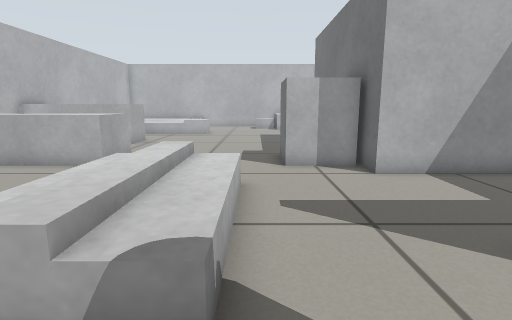
[1] (above)

23 first-person views from a walk through a world built for the Gazebo simulator. The camera is 0.5 m above the floor, tilts 10° down and sees 80° across. The lines on the ground mark 1 m squares. The floor is counted in squares, 0.25 m on a side. Each view is taken from the middle of a square. On the plan, view 1 faces up. The plan holds only what a view shows up to about 17 squares ahead; the rest is blank. The place goes on beyond the plan. Robots are left out. Some stock models are drawn as simple stand-ins.

[2]
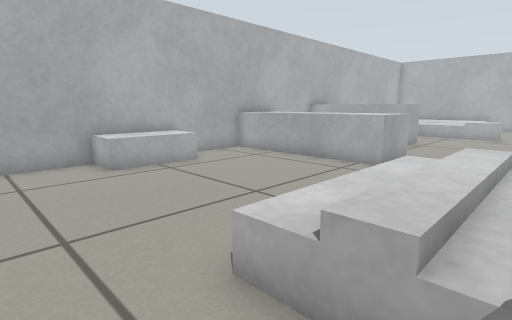

[3]
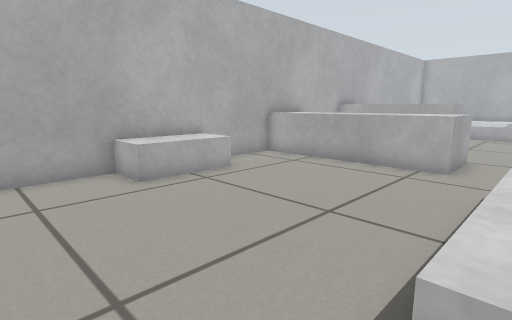

[4]
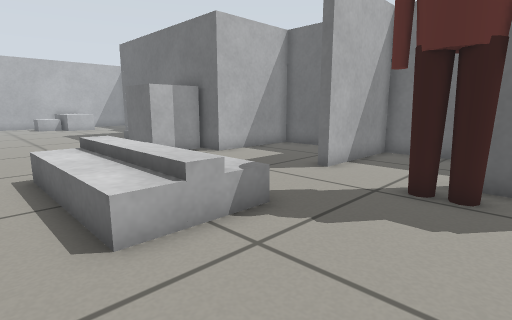

[5]
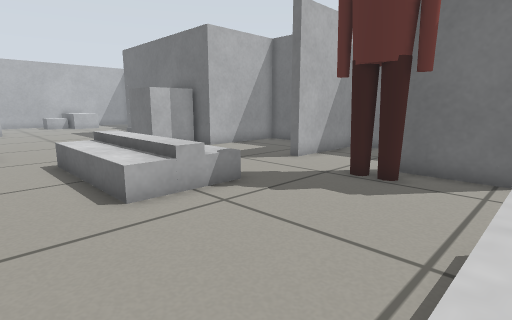

[6]
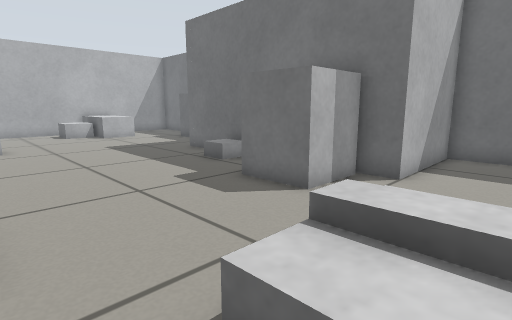

[7]
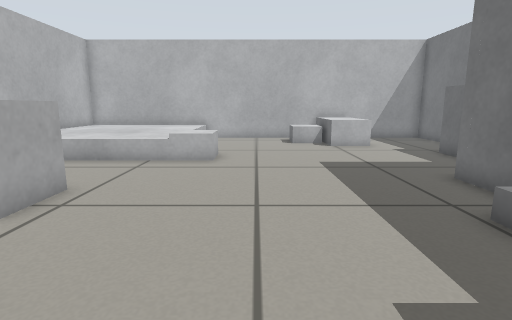

[8]
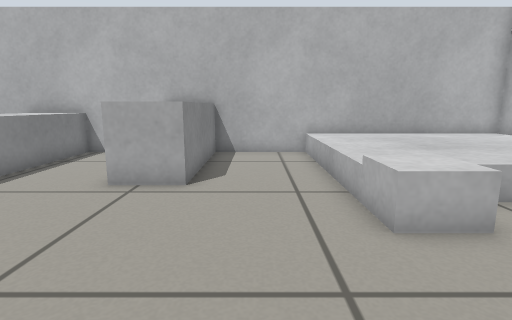

[9]
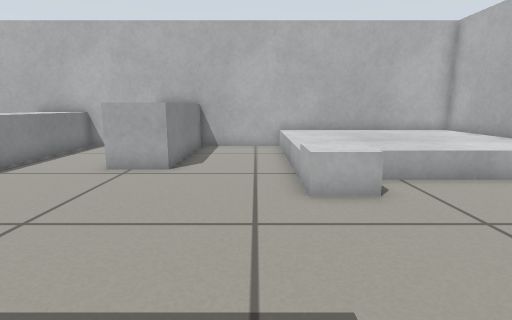

[10]
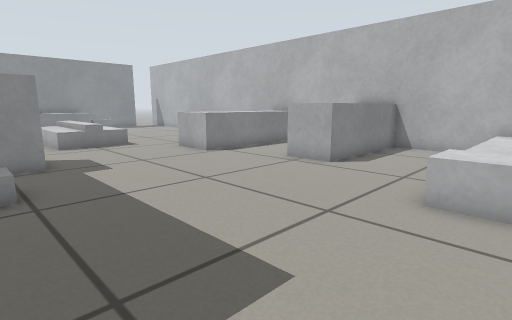

[11]
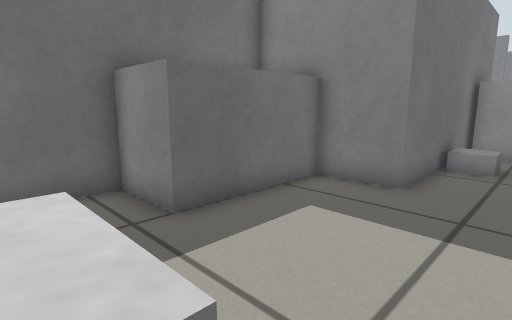

[12]
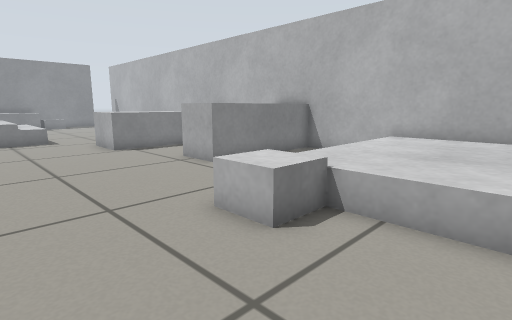

[13]
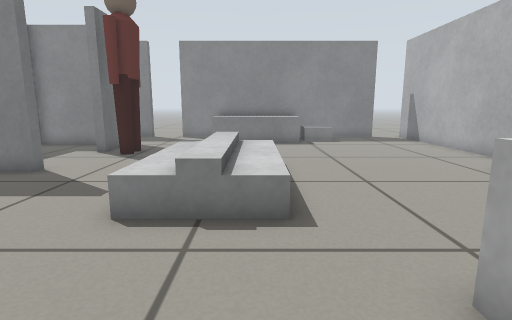

[14]
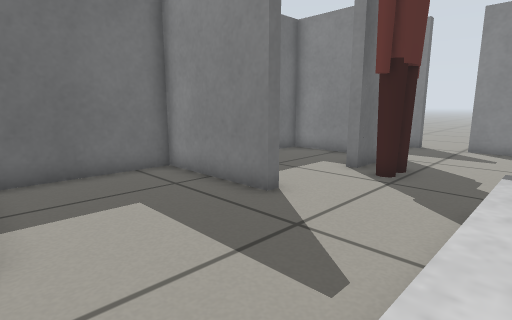

[15]
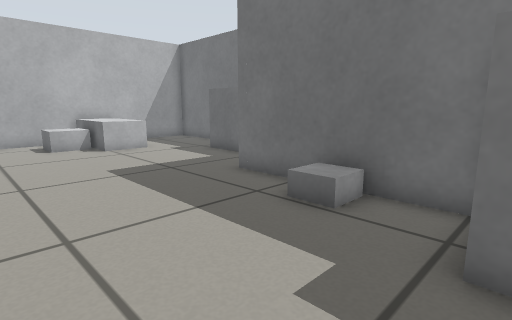

[16]
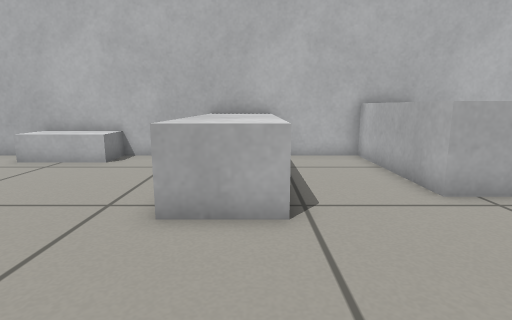

[17]
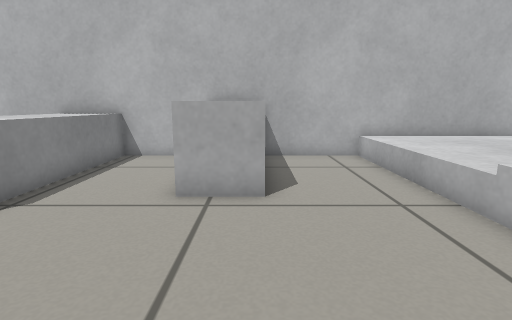

[18]
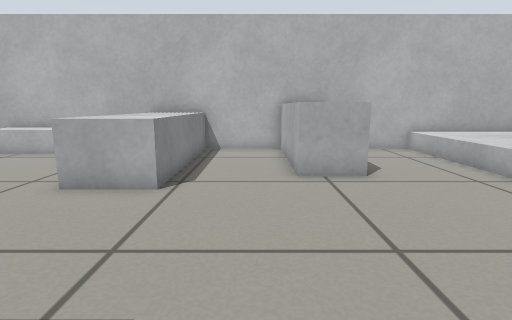

[19]
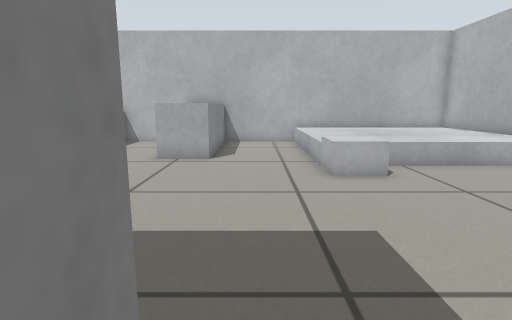

[20]
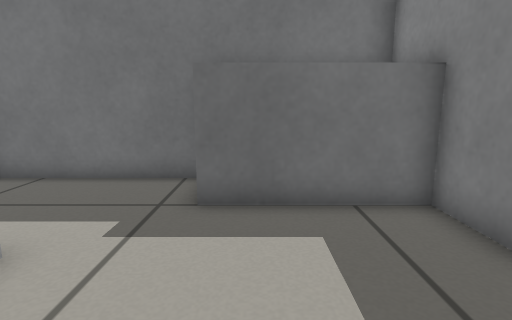

[21]
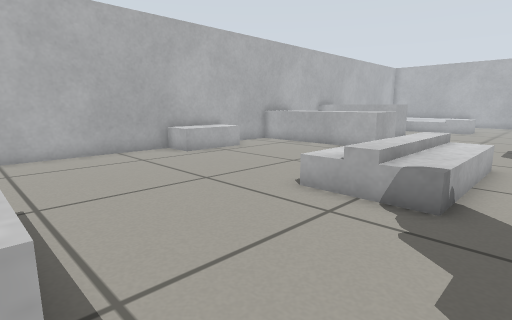

[22]
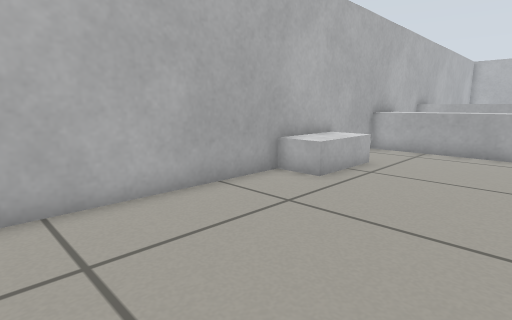

[23]
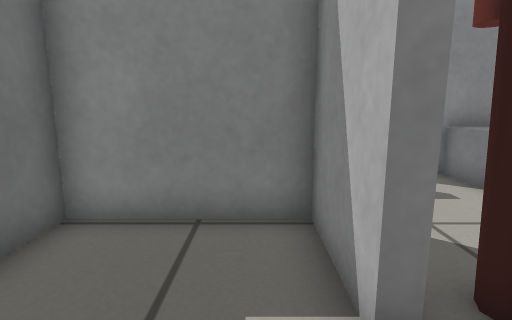

### Floor plan
Points are (right, up) in squares from view 1. A wall is a line through its corners. A room is listed if a view was taken in it or the views show most of it. See-through windows are left out.
Room 1 (views 1, 2, 3, 4, 5, 6, 7, 8, 9, 10, 11, 12, 13, 14, 15, 16, 17, 18, 19, 20, 21, 22)
walls: (3.8, 3.4) (3.8, 3.8) (8.4, 3.8) (8.4, 9) (3.6, 9) (3.6, 19.4) (8.4, 19.4) (8.4, 29.5); (3.6, -3.4) (3.6, -0.3) (4, -0.3); (-12.4, 29.5) (-12.4, -4.5)
low walls: (-2.4, 7.8) (-1.6, 7.8) (-1.6, 2.2) (-2.4, 2.2) (-2.4, 7.8)
ways out: opening at (4, 1.5) to room 2
objects: grey box (-12, 3) to (-11, 7); grey box (-12, 10) to (-5, 13); grey box (-12, 16) to (-7, 18); grey box (-12, 22) to (-5, 29); grey box (-5, -4) to (-1, -4); grey box (-5, 22) to (-4, 24); grey box (-4, 2) to (-3, 8); grey box (-1, 2) to (0, 8); grey box (0, 28) to (2, 29); grey box (1, 10) to (3, 13); person (2, -1) to (3, 1); grey box (2, 26) to (4, 29); grey box (3, 15) to (3, 16); grey box (6, 20) to (8, 24)
Room 2 (view 23)
walls: (4, -0.3) (4, -3.2) (8.4, -3.2) (8.4, -1.8); (8.4, 0.9) (8.4, 3.4) (3.8, 3.4)
ways out: opening at (4, 1.5) to room 1

Where each view was taken, in squares from view 1:
view 1: 0 up, 0 right, facing up
view 2: 0 up, 1 left, facing up-left
view 3: 0 up, 3 left, facing up-left
view 4: 2 down, 5 left, facing up-right
view 5: 4 down, 6 left, facing up-right
view 6: 6 up, 5 left, facing up-right
view 7: 11 up, 2 left, facing up
view 8: 20 up, 1 right, facing left
view 9: 21 up, 3 right, facing left
view 10: 24 up, 3 right, facing down-left
view 11: 27 up, 1 right, facing down-right
view 12: 27 up, 0 right, facing down-left
view 13: 13 up, 3 left, facing down
view 14: 9 up, 1 left, facing down-right
view 15: 12 up, 3 left, facing up-right
view 16: 12 up, 0 right, facing left
view 17: 18 up, 0 right, facing left
view 18: 15 up, 2 right, facing left
view 19: 20 up, 5 right, facing left
view 20: 23 up, 0 right, facing right
view 21: 4 down, 1 right, facing up-left
view 22: 4 down, 6 left, facing up-left
view 23: 2 up, 5 right, facing down
